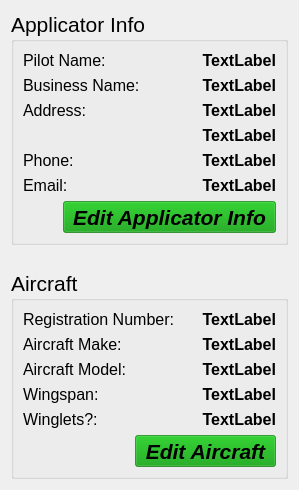
         <widget class="QFrame" name="frame">
          <property name="frameShape">
           <enum>QFrame::NoFrame</enum>
          </property>
          <property name="frameShadow">
           <enum>QFrame::Raised</enum>
          </property>
          <property name="lineWidth">
           <number>0</number>
          </property>
          <layout class="QVBoxLayout" name="verticalLayout_12">
           <property name="spacing">
            <number>25</number>
           </property>
           <item>
            <widget class="QGroupBox" name="groupBoxAppInfo_2">
             <property name="sizePolicy">
              <sizepolicy hsizetype="Preferred" vsizetype="Fixed">
               <horstretch>0</horstretch>
               <verstretch>0</verstretch>
              </sizepolicy>
             </property>
             <property name="font">
              <font>
               <pointsize>16</pointsize>
               <weight>50</weight>
               <italic>false</italic>
               <bold>false</bold>
              </font>
             </property>
             <property name="title">
              <string>Applicator Info</string>
             </property>
             <property name="flat">
              <bool>false</bool>
             </property>
             <property name="checkable">
              <bool>false</bool>
             </property>
             <layout class="QVBoxLayout" name="verticalLayout_2">
              <item>
               <layout class="QHBoxLayout" name="horizontalLayout_4">
                <item>
                 <widget class="QLabel" name="label_3">
                  <property name="sizePolicy">
                   <sizepolicy hsizetype="Expanding" vsizetype="Preferred">
                    <horstretch>0</horstretch>
                    <verstretch>0</verstretch>
                   </sizepolicy>
                  </property>
                  <property name="minimumSize">
                   <size>
                    <width>0</width>
                    <height>0</height>
                   </size>
                  </property>
                  <property name="font">
                   <font>
                    <pointsize>12</pointsize>
                   </font>
                  </property>
                  <property name="text">
                   <string>Pilot Name: </string>
                  </property>
                 </widget>
                </item>
                <item>
                 <widget class="QLabel" name="labelPilot">
                  <property name="sizePolicy">
                   <sizepolicy hsizetype="Expanding" vsizetype="Preferred">
                    <horstretch>0</horstretch>
                    <verstretch>0</verstretch>
                   </sizepolicy>
                  </property>
                  <property name="font">
                   <font>
                    <pointsize>12</pointsize>
                    <weight>75</weight>
                    <bold>true</bold>
                   </font>
                  </property>
                  <property name="text">
                   <string>TextLabel</string>
                  </property>
                  <property name="alignment">
                   <set>Qt::AlignRight|Qt::AlignTrailing|Qt::AlignVCenter</set>
                  </property>
                 </widget>
                </item>
               </layout>
              </item>
              <item>
               <layout class="QHBoxLayout" name="horizontalLayout_9">
                <item>
                 <widget class="QLabel" name="label_8">
                  <property name="sizePolicy">
                   <sizepolicy hsizetype="Expanding" vsizetype="Preferred">
                    <horstretch>0</horstretch>
                    <verstretch>0</verstretch>
                   </sizepolicy>
                  </property>
                  <property name="minimumSize">
                   <size>
                    <width>0</width>
                    <height>0</height>
                   </size>
                  </property>
                  <property name="font">
                   <font>
                    <pointsize>12</pointsize>
                   </font>
                  </property>
                  <property name="text">
                   <string>Business Name: </string>
                  </property>
                 </widget>
                </item>
                <item>
                 <widget class="QLabel" name="labelBusiness">
                  <property name="sizePolicy">
                   <sizepolicy hsizetype="Expanding" vsizetype="Preferred">
                    <horstretch>0</horstretch>
                    <verstretch>0</verstretch>
                   </sizepolicy>
                  </property>
                  <property name="font">
                   <font>
                    <pointsize>12</pointsize>
                    <weight>75</weight>
                    <bold>true</bold>
                   </font>
                  </property>
                  <property name="text">
                   <string>TextLabel</string>
                  </property>
                  <property name="alignment">
                   <set>Qt::AlignRight|Qt::AlignTrailing|Qt::AlignVCenter</set>
                  </property>
                 </widget>
                </item>
               </layout>
              </item>
              <item>
               <layout class="QHBoxLayout" name="horizontalLayout_10">
                <item>
                 <widget class="QLabel" name="label_17">
                  <property name="sizePolicy">
                   <sizepolicy hsizetype="Expanding" vsizetype="Preferred">
                    <horstretch>0</horstretch>
                    <verstretch>0</verstretch>
                   </sizepolicy>
                  </property>
                  <property name="minimumSize">
                   <size>
                    <width>0</width>
                    <height>0</height>
                   </size>
                  </property>
                  <property name="font">
                   <font>
                    <pointsize>12</pointsize>
                   </font>
                  </property>
                  <property name="text">
                   <string>Address:</string>
                  </property>
                 </widget>
                </item>
                <item>
                 <widget class="QLabel" name="labelAddress1">
                  <property name="sizePolicy">
                   <sizepolicy hsizetype="Expanding" vsizetype="Preferred">
                    <horstretch>0</horstretch>
                    <verstretch>0</verstretch>
                   </sizepolicy>
                  </property>
                  <property name="font">
                   <font>
                    <pointsize>12</pointsize>
                    <weight>75</weight>
                    <bold>true</bold>
                   </font>
                  </property>
                  <property name="text">
                   <string>TextLabel</string>
                  </property>
                  <property name="alignment">
                   <set>Qt::AlignRight|Qt::AlignTrailing|Qt::AlignVCenter</set>
                  </property>
                 </widget>
                </item>
               </layout>
              </item>
              <item>
               <layout class="QHBoxLayout" name="horizontalLayout_11">
                <item>
                 <widget class="QLabel" name="labelPilot_10">
                  <property name="sizePolicy">
                   <sizepolicy hsizetype="Expanding" vsizetype="Preferred">
                    <horstretch>0</horstretch>
                    <verstretch>0</verstretch>
                   </sizepolicy>
                  </property>
                  <property name="minimumSize">
                   <size>
                    <width>0</width>
                    <height>0</height>
                   </size>
                  </property>
                  <property name="font">
                   <font>
                    <pointsize>12</pointsize>
                   </font>
                  </property>
                  <property name="text">
                   <string/>
                  </property>
                 </widget>
                </item>
                <item>
                 <widget class="QLabel" name="labelAddress2">
                  <property name="sizePolicy">
                   <sizepolicy hsizetype="Expanding" vsizetype="Preferred">
                    <horstretch>0</horstretch>
                    <verstretch>0</verstretch>
                   </sizepolicy>
                  </property>
                  <property name="font">
                   <font>
                    <pointsize>12</pointsize>
                    <weight>75</weight>
                    <bold>true</bold>
                   </font>
                  </property>
                  <property name="text">
                   <string>TextLabel</string>
                  </property>
                  <property name="alignment">
                   <set>Qt::AlignRight|Qt::AlignTrailing|Qt::AlignVCenter</set>
                  </property>
                 </widget>
                </item>
               </layout>
              </item>
              <item>
               <layout class="QHBoxLayout" name="horizontalLayout_14">
                <item>
                 <widget class="QLabel" name="labelPilot_13">
                  <property name="sizePolicy">
                   <sizepolicy hsizetype="Expanding" vsizetype="Preferred">
                    <horstretch>0</horstretch>
                    <verstretch>0</verstretch>
                   </sizepolicy>
                  </property>
                  <property name="minimumSize">
                   <size>
                    <width>0</width>
                    <height>0</height>
                   </size>
                  </property>
                  <property name="font">
                   <font>
                    <pointsize>12</pointsize>
                   </font>
                  </property>
                  <property name="text">
                   <string>Phone:</string>
                  </property>
                 </widget>
                </item>
                <item>
                 <widget class="QLabel" name="labelPhone">
                  <property name="sizePolicy">
                   <sizepolicy hsizetype="Expanding" vsizetype="Preferred">
                    <horstretch>0</horstretch>
                    <verstretch>0</verstretch>
                   </sizepolicy>
                  </property>
                  <property name="font">
                   <font>
                    <pointsize>12</pointsize>
                    <weight>75</weight>
                    <bold>true</bold>
                   </font>
                  </property>
                  <property name="text">
                   <string>TextLabel</string>
                  </property>
                  <property name="alignment">
                   <set>Qt::AlignRight|Qt::AlignTrailing|Qt::AlignVCenter</set>
                  </property>
                 </widget>
                </item>
               </layout>
              </item>
              <item>
               <layout class="QHBoxLayout" name="horizontalLayout_15">
                <item>
                 <widget class="QLabel" name="labelPilot_14">
                  <property name="sizePolicy">
                   <sizepolicy hsizetype="Expanding" vsizetype="Preferred">
                    <horstretch>0</horstretch>
                    <verstretch>0</verstretch>
                   </sizepolicy>
                  </property>
                  <property name="minimumSize">
                   <size>
                    <width>0</width>
                    <height>0</height>
                   </size>
                  </property>
                  <property name="font">
                   <font>
                    <pointsize>12</pointsize>
                   </font>
                  </property>
                  <property name="text">
                   <string>Email:</string>
                  </property>
                 </widget>
                </item>
                <item>
                 <widget class="QLabel" name="labelEmail">
                  <property name="sizePolicy">
                   <sizepolicy hsizetype="Expanding" vsizetype="Preferred">
                    <horstretch>0</horstretch>
                    <verstretch>0</verstretch>
                   </sizepolicy>
                  </property>
                  <property name="font">
                   <font>
                    <pointsize>12</pointsize>
                    <weight>75</weight>
                    <bold>true</bold>
                   </font>
                  </property>
                  <property name="text">
                   <string>TextLabel</string>
                  </property>
                  <property name="alignment">
                   <set>Qt::AlignRight|Qt::AlignTrailing|Qt::AlignVCenter</set>
                  </property>
                 </widget>
                </item>
               </layout>
              </item>
              <item>
               <layout class="QHBoxLayout" name="horizontalLayout_18">
                <item>
                 <spacer name="horizontalSpacer">
                  <property name="orientation">
                   <enum>Qt::Horizontal</enum>
                  </property>
                  <property name="sizeHint" stdset="0">
                   <size>
                    <width>40</width>
                    <height>20</height>
                   </size>
                  </property>
                 </spacer>
                </item>
                <item>
                 <widget class="QToolButton" name="buttonEditApplicatorInfo">
                  <property name="font">
                   <font>
                    <weight>75</weight>
                    <italic>true</italic>
                    <bold>true</bold>
                   </font>
                  </property>
                  <property name="toolTip">
                   <string extracomment="Edit This"/>
                  </property>
                  <property name="toolTipDuration">
                   <number>-1</number>
                  </property>
                  <property name="layoutDirection">
                   <enum>Qt::LeftToRight</enum>
                  </property>
                  <property name="styleSheet">
                   <string notr="true">background-color: rgba(0, 152, 0, 153)</string>
                  </property>
                  <property name="text">
                   <string>Edit Applicator Info</string>
                  </property>
                  <property name="icon">
                   <iconset>
                    <normalon>resources/edit-alt-512.webp</normalon>
                   </iconset>
                  </property>
                  <property name="popupMode">
                   <enum>QToolButton::DelayedPopup</enum>
                  </property>
                  <property name="toolButtonStyle">
                   <enum>Qt::ToolButtonTextBesideIcon</enum>
                  </property>
                  <property name="autoRaise">
                   <bool>false</bool>
                  </property>
                  <property name="arrowType">
                   <enum>Qt::NoArrow</enum>
                  </property>
                 </widget>
                </item>
               </layout>
              </item>
             </layout>
            </widget>
           </item>
           <item>
            <widget class="QGroupBox" name="groupBoxAppInfo_4">
             <property name="sizePolicy">
              <sizepolicy hsizetype="Preferred" vsizetype="Fixed">
               <horstretch>0</horstretch>
               <verstretch>0</verstretch>
              </sizepolicy>
             </property>
             <property name="font">
              <font>
               <pointsize>16</pointsize>
               <weight>50</weight>
               <italic>false</italic>
               <bold>false</bold>
              </font>
             </property>
             <property name="title">
              <string>Aircraft</string>
             </property>
             <property name="flat">
              <bool>false</bool>
             </property>
             <property name="checkable">
              <bool>false</bool>
             </property>
             <layout class="QVBoxLayout" name="verticalLayout_5">
              <item>
               <layout class="QHBoxLayout" name="horizontalLayout_5">
                <item>
                 <widget class="QLabel" name="labelPilot_5">
                  <property name="sizePolicy">
                   <sizepolicy hsizetype="Expanding" vsizetype="Preferred">
                    <horstretch>0</horstretch>
                    <verstretch>0</verstretch>
                   </sizepolicy>
                  </property>
                  <property name="minimumSize">
                   <size>
                    <width>0</width>
                    <height>0</height>
                   </size>
                  </property>
                  <property name="font">
                   <font>
                    <pointsize>12</pointsize>
                   </font>
                  </property>
                  <property name="text">
                   <string>Registration Number:</string>
                  </property>
                 </widget>
                </item>
                <item>
                 <widget class="QLabel" name="labelRegNum">
                  <property name="sizePolicy">
                   <sizepolicy hsizetype="Expanding" vsizetype="Preferred">
                    <horstretch>0</horstretch>
                    <verstretch>0</verstretch>
                   </sizepolicy>
                  </property>
                  <property name="font">
                   <font>
                    <pointsize>12</pointsize>
                    <weight>75</weight>
                    <bold>true</bold>
                   </font>
                  </property>
                  <property name="text">
                   <string>TextLabel</string>
                  </property>
                  <property name="alignment">
                   <set>Qt::AlignRight|Qt::AlignTrailing|Qt::AlignVCenter</set>
                  </property>
                 </widget>
                </item>
               </layout>
              </item>
              <item>
               <layout class="QHBoxLayout" name="horizontalLayout_16">
                <item>
                 <widget class="QLabel" name="labelPilot_15">
                  <property name="sizePolicy">
                   <sizepolicy hsizetype="Expanding" vsizetype="Preferred">
                    <horstretch>0</horstretch>
                    <verstretch>0</verstretch>
                   </sizepolicy>
                  </property>
                  <property name="minimumSize">
                   <size>
                    <width>0</width>
                    <height>0</height>
                   </size>
                  </property>
                  <property name="font">
                   <font>
                    <pointsize>12</pointsize>
                   </font>
                  </property>
                  <property name="text">
                   <string>Aircraft Make:</string>
                  </property>
                 </widget>
                </item>
                <item>
                 <widget class="QLabel" name="labelMake">
                  <property name="sizePolicy">
                   <sizepolicy hsizetype="Expanding" vsizetype="Preferred">
                    <horstretch>0</horstretch>
                    <verstretch>0</verstretch>
                   </sizepolicy>
                  </property>
                  <property name="font">
                   <font>
                    <pointsize>12</pointsize>
                    <weight>75</weight>
                    <bold>true</bold>
                   </font>
                  </property>
                  <property name="text">
                   <string>TextLabel</string>
                  </property>
                  <property name="alignment">
                   <set>Qt::AlignRight|Qt::AlignTrailing|Qt::AlignVCenter</set>
                  </property>
                 </widget>
                </item>
               </layout>
              </item>
              <item>
               <layout class="QHBoxLayout" name="horizontalLayout_17">
                <item>
                 <widget class="QLabel" name="labelPilot_16">
                  <property name="sizePolicy">
                   <sizepolicy hsizetype="Expanding" vsizetype="Preferred">
                    <horstretch>0</horstretch>
                    <verstretch>0</verstretch>
                   </sizepolicy>
                  </property>
                  <property name="minimumSize">
                   <size>
                    <width>0</width>
                    <height>0</height>
                   </size>
                  </property>
                  <property name="font">
                   <font>
                    <pointsize>12</pointsize>
                   </font>
                  </property>
                  <property name="text">
                   <string>Aircraft Model:</string>
                  </property>
                 </widget>
                </item>
                <item>
                 <widget class="QLabel" name="labelModel">
                  <property name="sizePolicy">
                   <sizepolicy hsizetype="Expanding" vsizetype="Preferred">
                    <horstretch>0</horstretch>
                    <verstretch>0</verstretch>
                   </sizepolicy>
                  </property>
                  <property name="font">
                   <font>
                    <pointsize>12</pointsize>
                    <weight>75</weight>
                    <bold>true</bold>
                   </font>
                  </property>
                  <property name="text">
                   <string>TextLabel</string>
                  </property>
                  <property name="alignment">
                   <set>Qt::AlignRight|Qt::AlignTrailing|Qt::AlignVCenter</set>
                  </property>
                 </widget>
                </item>
               </layout>
              </item>
              <item>
               <layout class="QHBoxLayout" name="horizontalLayout_21">
                <item>
                 <widget class="QLabel" name="labelPilot_18">
                  <property name="sizePolicy">
                   <sizepolicy hsizetype="Expanding" vsizetype="Preferred">
                    <horstretch>0</horstretch>
                    <verstretch>0</verstretch>
                   </sizepolicy>
                  </property>
                  <property name="minimumSize">
                   <size>
                    <width>0</width>
                    <height>0</height>
                   </size>
                  </property>
                  <property name="font">
                   <font>
                    <pointsize>12</pointsize>
                   </font>
                  </property>
                  <property name="text">
                   <string>Wingspan:</string>
                  </property>
                 </widget>
                </item>
                <item>
                 <widget class="QLabel" name="labelWingspan">
                  <property name="sizePolicy">
                   <sizepolicy hsizetype="Expanding" vsizetype="Preferred">
                    <horstretch>0</horstretch>
                    <verstretch>0</verstretch>
                   </sizepolicy>
                  </property>
                  <property name="font">
                   <font>
                    <pointsize>12</pointsize>
                    <weight>75</weight>
                    <bold>true</bold>
                   </font>
                  </property>
                  <property name="text">
                   <string>TextLabel</string>
                  </property>
                  <property name="alignment">
                   <set>Qt::AlignRight|Qt::AlignTrailing|Qt::AlignVCenter</set>
                  </property>
                 </widget>
                </item>
               </layout>
              </item>
              <item>
               <layout class="QHBoxLayout" name="horizontalLayout_20">
                <item>
                 <widget class="QLabel" name="labelWinglets1">
                  <property name="sizePolicy">
                   <sizepolicy hsizetype="Expanding" vsizetype="Preferred">
                    <horstretch>0</horstretch>
                    <verstretch>0</verstretch>
                   </sizepolicy>
                  </property>
                  <property name="minimumSize">
                   <size>
                    <width>0</width>
                    <height>0</height>
                   </size>
                  </property>
                  <property name="font">
                   <font>
                    <pointsize>12</pointsize>
                   </font>
                  </property>
                  <property name="text">
                   <string>Winglets?:</string>
                  </property>
                 </widget>
                </item>
                <item>
                 <widget class="QLabel" name="labelWinglets">
                  <property name="sizePolicy">
                   <sizepolicy hsizetype="Expanding" vsizetype="Preferred">
                    <horstretch>0</horstretch>
                    <verstretch>0</verstretch>
                   </sizepolicy>
                  </property>
                  <property name="font">
                   <font>
                    <pointsize>12</pointsize>
                    <weight>75</weight>
                    <bold>true</bold>
                   </font>
                  </property>
                  <property name="text">
                   <string>TextLabel</string>
                  </property>
                  <property name="alignment">
                   <set>Qt::AlignRight|Qt::AlignTrailing|Qt::AlignVCenter</set>
                  </property>
                 </widget>
                </item>
               </layout>
              </item>
              <item>
               <layout class="QHBoxLayout" name="horizontalLayout_19">
                <item>
                 <spacer name="horizontalSpacer_2">
                  <property name="orientation">
                   <enum>Qt::Horizontal</enum>
                  </property>
                  <property name="sizeHint" stdset="0">
                   <size>
                    <width>40</width>
                    <height>20</height>
                   </size>
                  </property>
                 </spacer>
                </item>
                <item>
                 <widget class="QToolButton" name="buttonEditAircraft">
                  <property name="font">
                   <font>
                    <weight>75</weight>
                    <italic>true</italic>
                    <bold>true</bold>
                   </font>
                  </property>
                  <property name="toolTip">
                   <string extracomment="Edit This"/>
                  </property>
                  <property name="toolTipDuration">
                   <number>-1</number>
                  </property>
                  <property name="layoutDirection">
                   <enum>Qt::LeftToRight</enum>
                  </property>
                  <property name="styleSheet">
                   <string notr="true">background-color: rgba(0, 152, 0, 153)</string>
                  </property>
                  <property name="text">
                   <string>Edit Aircraft</string>
                  </property>
                  <property name="icon">
                   <iconset>
                    <normalon>resources/edit-alt-512.webp</normalon>
                   </iconset>
                  </property>
                  <property name="popupMode">
                   <enum>QToolButton::DelayedPopup</enum>
                  </property>
                  <property name="toolButtonStyle">
                   <enum>Qt::ToolButtonTextBesideIcon</enum>
                  </property>
                  <property name="autoRaise">
                   <bool>false</bool>
                  </property>
                  <property name="arrowType">
                   <enum>Qt::NoArrow</enum>
                  </property>
                 </widget>
                </item>
               </layout>
              </item>
             </layout>
            </widget>
           </item>
           <item>
            <spacer name="verticalSpacer_2">
             <property name="orientation">
              <enum>Qt::Vertical</enum>
             </property>
             <property name="sizeHint" stdset="0">
              <size>
               <width>20</width>
               <height>0</height>
              </size>
             </property>
            </spacer>
           </item>
          </layout>
         </widget>
